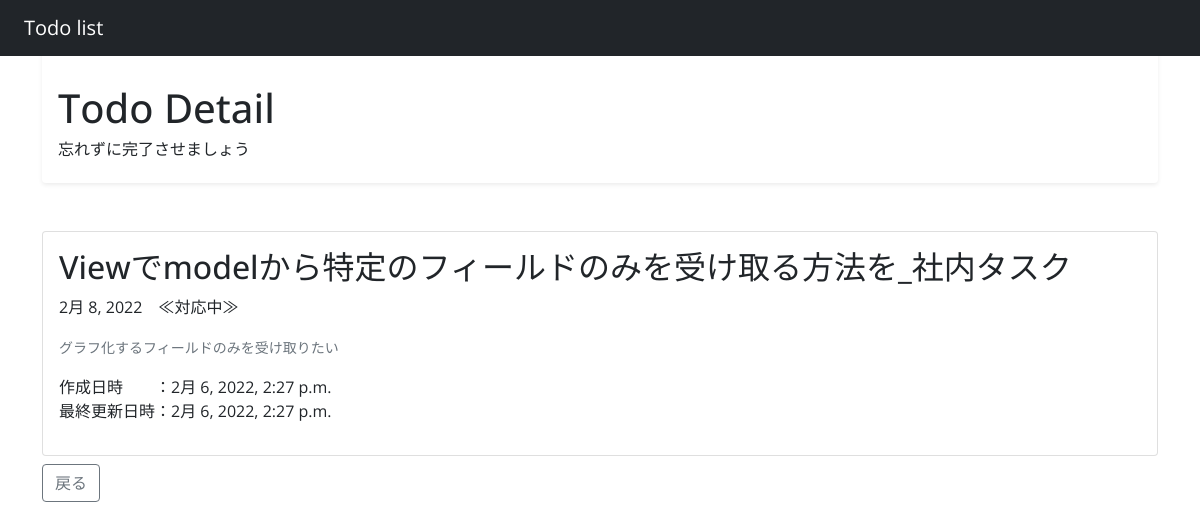
/detail/58, run on the app's committed database.
### todo/models.py (models this page shows, shortened)
class Todo(models.Model):
    title = models.CharField(
        "タスク名",
        max_length=30,
        help_text='【社名】を記載してください')
    description = models.TextField(
        "詳細",
        blank=True,
        help_text='作成物の対象期間や属性などの詳細を記入してください')
    deadline = models.DateField(
        "締切")
    category = models.ForeignKey(
        TodoCategory,
        on_delete=models.CASCADE,
        verbose_name="業務種別")
    status = models.ForeignKey(
        TodoStatus,
        on_delete=models.CASCADE,
        verbose_name="処理状況")
    created_at = models.DateTimeField(
        verbose_name="登録日時",
        auto_now_add=True)
    updated_at = models.DateTimeField(
        verbose_name="更新日時",
        auto_now=True
    )

class TodoCategory(models.Model):
    name = models.CharField(
        '業務種別',
        max_length=255,
        blank=True,
        null=True,
        unique=True)
    def __str__(self):
        return self.name

class TodoStatus(models.Model):
    name = models.CharField(
        '処理状況',
        max_length=255,
        blank=True,
        null=True,
        unique=True)
    def __str__(self):
        return self.name

### todo/views.py (the view)
# urls.py: path("detail/<int:pk>", TodoDetail.as_view(), name="detail"),
class TodoDetail(DetailView):
    model = Todo
    context_object_name = "task"
    def get_context_data(self, **kwargs):
        context = super().get_context_data(**kwargs)
        context['title_name'] = 'Todo Detail'
        context['message'] = '忘れずに完了させましょう'
        return context

### todo/templates/todo/todo_detail.html
{% extends 'todo/base.html' %}
{% block header %}
<h1><div class="mt-5">{{ title_name }}</div></h1>
<h6>{{ message }}</h6>
{% endblock header %}
{% block content %}
<div class="card">
    <div class="card-body">
        <h2>{{ task.title }}_{{ task.category }}</h2>
        <p>{{ task.deadline }}　≪{{ task.status }}≫</p>
        <p><small class="text-muted">{{ task.description }}</small></p>
        <p>
            作成日時　　：{{ task.created_at }}
            <br>
            最終更新日時：{{ task.updated_at }}
        </p>
    </div>
</div>
<a class="btn btn-outline-secondary mt-2" href="{% url 'list' %}" role="button">戻る</a>
{% endblock content %}

### todo/templates/todo/base.html (style rules this page uses)
body { padding-top: 20px; font-family: 'Open Sans', sans-serif; }

### data on the page
Todo: title "Viewでmodelから特定のフィールドのみを受け取る方法を", category "社内タスク", deadline "2月 8, 2022", status "対応中", description "グラフ化するフィールドのみを受け取りたい", created_at "2月 6, 2022, 2:27 p.m.", updated_at "2月 6, 2022, 2:27 p.m."

### other printed values
{{ title_name }} "Todo Detail"
{{ message }} "忘れずに完了させましょう"
